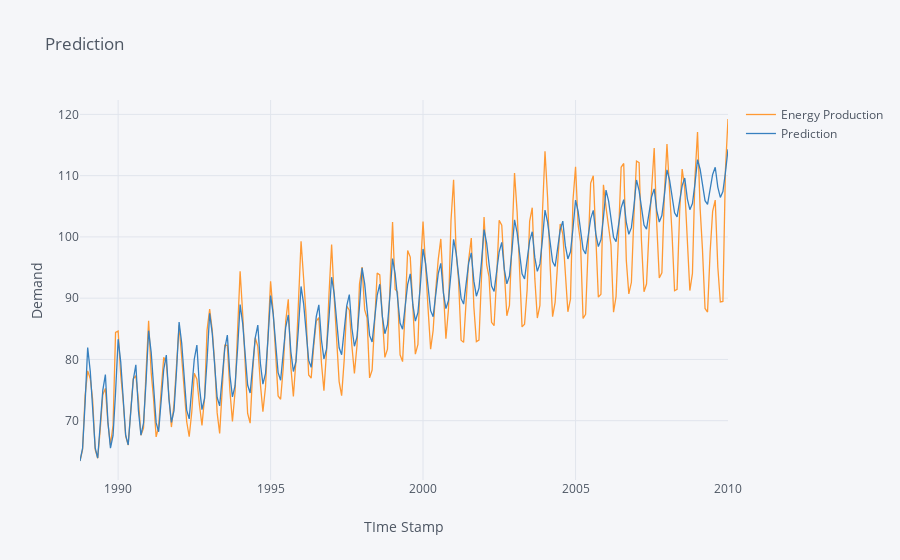

The cell this chart's notebook holds for it:
### Code cell
# create a comparison dataframe
future_forecast = pd.DataFrame(future_forecast,index = valid.index,columns=['Prediction'])
train_forecast = pd.DataFrame(train_forecast,index = train.index,columns=['Prediction'])
pd.concat([valid,future_forecast],axis=1).iplot(title="Prediction",xTitle='TIme Stamp',yTitle='Demand')

### Figure 1 — Plotly figure (JSON) as saved in the notebook; plotly's stock layout.template omitted (floating-point values rounded to 4 significant figures; data arrays with more than 128 entries replaced by an {"elided": "..."} marker saying what was removed)
{"data": [{"line": {"color": "rgba(255, 153, 51, 1.0)", "dash": "solid", "shape": "linear", "width": 1.3}, "mode": "lines", "name": "Energy Production", "text": "", "type": "scatter", "x": {"elided": "256 str values"}, "y": {"elided": "256 float values"}}, {"line": {"color": "rgba(55, 128, 191, 1.0)", "dash": "solid", "shape": "linear", "width": 1.3}, "mode": "lines", "name": "Prediction", "text": "", "type": "scatter", "x": {"elided": "256 str values"}, "y": {"elided": "256 float values"}}], "layout": {"legend": {"bgcolor": "#F5F6F9", "font": {"color": "#4D5663"}}, "paper_bgcolor": "#F5F6F9", "plot_bgcolor": "#F5F6F9", "title": {"font": {"color": "#4D5663"}, "text": "Prediction"}, "xaxis": {"gridcolor": "#E1E5ED", "showgrid": true, "tickfont": {"color": "#4D5663"}, "title": {"font": {"color": "#4D5663"}, "text": "TIme Stamp"}, "zerolinecolor": "#E1E5ED"}, "yaxis": {"gridcolor": "#E1E5ED", "showgrid": true, "tickfont": {"color": "#4D5663"}, "title": {"font": {"color": "#4D5663"}, "text": "Demand"}, "zerolinecolor": "#E1E5ED"}}}
